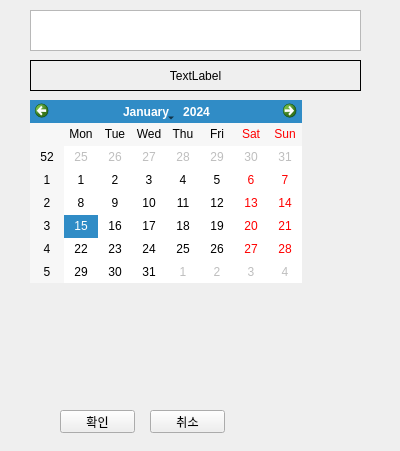
<?xml version="1.0" encoding="UTF-8"?>
<ui version="4.0">
 <class>Form</class>
 <widget class="QWidget" name="Form">
  <property name="geometry">
   <rect>
    <x>0</x>
    <y>0</y>
    <width>400</width>
    <height>451</height>
   </rect>
  </property>
  <property name="windowTitle">
   <string>Form</string>
  </property>
  <widget class="QPushButton" name="btn_1">
   <property name="geometry">
    <rect>
     <x>60</x>
     <y>410</y>
     <width>75</width>
     <height>23</height>
    </rect>
   </property>
   <property name="text">
    <string>확인</string>
   </property>
  </widget>
  <widget class="QPushButton" name="btn_2">
   <property name="geometry">
    <rect>
     <x>150</x>
     <y>410</y>
     <width>75</width>
     <height>23</height>
    </rect>
   </property>
   <property name="text">
    <string>취소</string>
   </property>
  </widget>
  <widget class="QLabel" name="label">
   <property name="geometry">
    <rect>
     <x>30</x>
     <y>60</y>
     <width>331</width>
     <height>31</height>
    </rect>
   </property>
   <property name="frameShape">
    <enum>QFrame::Box</enum>
   </property>
   <property name="frameShadow">
    <enum>QFrame::Plain</enum>
   </property>
   <property name="text">
    <string>TextLabel</string>
   </property>
   <property name="alignment">
    <set>Qt::AlignCenter</set>
   </property>
  </widget>
  <widget class="QTextBrowser" name="textBrowser">
   <property name="geometry">
    <rect>
     <x>30</x>
     <y>10</y>
     <width>331</width>
     <height>41</height>
    </rect>
   </property>
  </widget>
  <widget class="QCalendarWidget" name="calendarWidget">
   <property name="geometry">
    <rect>
     <x>30</x>
     <y>100</y>
     <width>272</width>
     <height>183</height>
    </rect>
   </property>
  </widget>
 </widget>
 <resources/>
 <connections/>
</ui>
